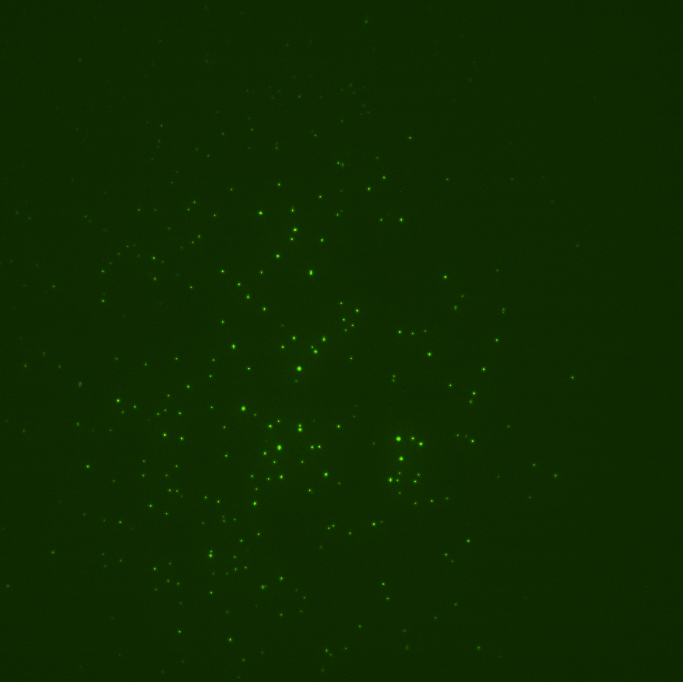
#> input picture Raw data_All images/0k_29 images/yen/D2_NoFlow_2percentSDSPBS_450xdilBatch3vWF_Area2.jpg, 2048 x 2044 px (shown at 1/3 size); its folder holds only this picture in this run
$ jupyter execute --allow-errors 20k.ipynb
#> lines starting #> are read from the running program, lines starting #| are printed output that depends on the picture; after the words box and inside, x2 and y2 are one past the last pixel; in counts of white or black regions, pixels touching at a corner belong together
#> further down, image is the input picture: PIL image 2048x2044 RGB; mean R, G, B 14.8, 42.3, 0.6
#> `image_gray = rgb2gray(img_array)`:
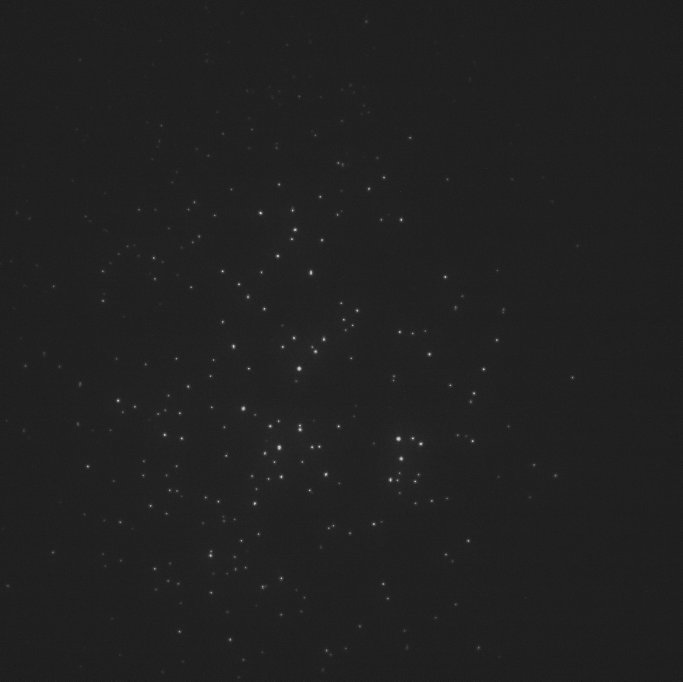
#> image_gray: shape (2044, 2048) float64 (shown at 1/3 size); min 0, max 0.796, mean 0.131
#> `thresh = threshold_yen(image)`: thresh = 0.269
#> `binary = image <= thresh`:
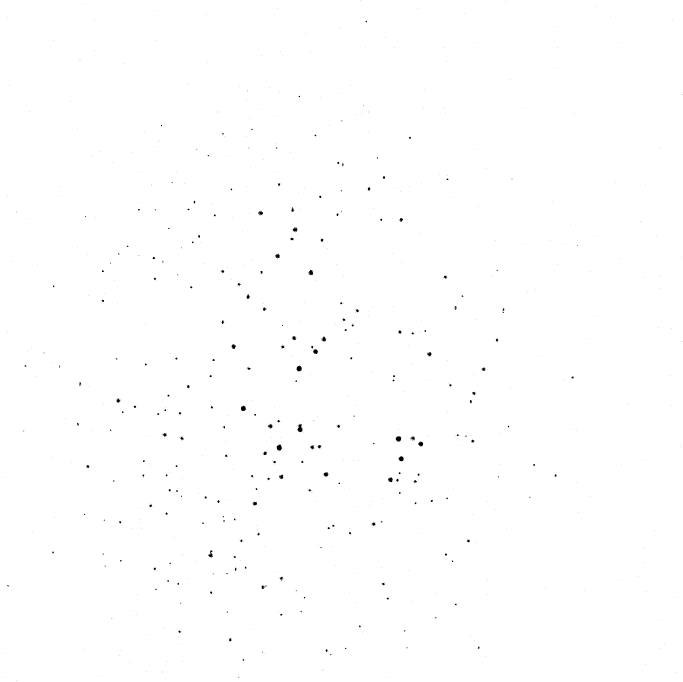
#> binary: shape (2044, 2048) bool (shown at 1/3 size); 99.8% white; 731 black regions (578 under 20 px), largest, box (x1, y1, x2, y2) and area: (892, 1272, 908, 1297) 241, (830, 1333, 846, 1354) 210, (1187, 1309, 1204, 1325) 201
#> `bw = closing(image > thresh, square(3))`:
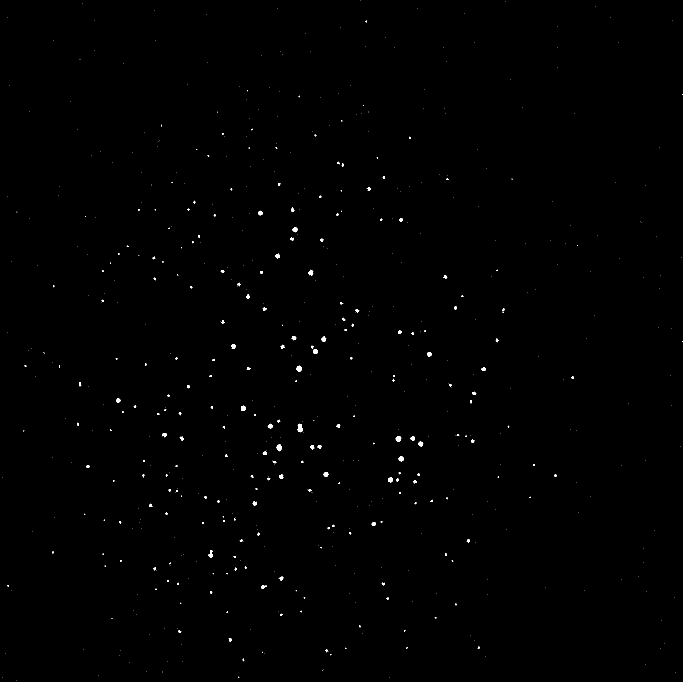
#> bw: shape (2044, 2048) bool (shown at 1/3 size); 0.25% white; 610 white regions (456 under 20 px), largest, box (x1, y1, x2, y2) and area: (892, 1271, 908, 1297) 271, (830, 1333, 846, 1354) 222, (890, 1097, 905, 1114) 205
#> `cleared = clear_border(bw)`: cleared: shape (2044, 2048) bool; 0.25% white; 608 white regions (454 under 20 px)
#> `label_image = label(cleared)`: label_image: shape (2044, 2048) int32; 609 distinct labels, from 0 to 608
#> `props = regionprops(label_image,intensity_image=image_gray, coordinate..`: props = 608 regions; largest, box (x1, y1, x2, y2) and area: (892, 1271, 908, 1297) 271, (830, 1333, 846, 1354) 222, (890, 1097, 905, 1114) 205, (1187, 1309, 1204, 1325) 203, (723, 1217, 738, 1233) 179
[cell 1]
import numpy as np
import matplotlib.pyplot as plt
import pandas as pd

from PIL import Image
from pylab import *
from pathlib import Path
from skimage.color import rgb2gray
from skimage.measure import label, regionprops
from skimage.filters import threshold_yen
from skimage.filters import threshold_minimum
from skimage.morphology import closing, square
from skimage.segmentation import clear_border
from skimage.color import label2rgb

shear_rate_20k = pd.DataFrame(columns=['shear rate', 'eccentricity', 'convex_area',
                                      'major_axis_length','minor_axis_length','orientation'])

# iterate over all images in a certain folder
pathlist = Path('Raw data_All images/20k_4 images/yen').glob('**/*.jpg')
#> (the rest of this cell did not finish here and is left out)

$ run again, on Raw data_All images/0k_29 images/yen/Device2_NoFlow_Area4.jpg
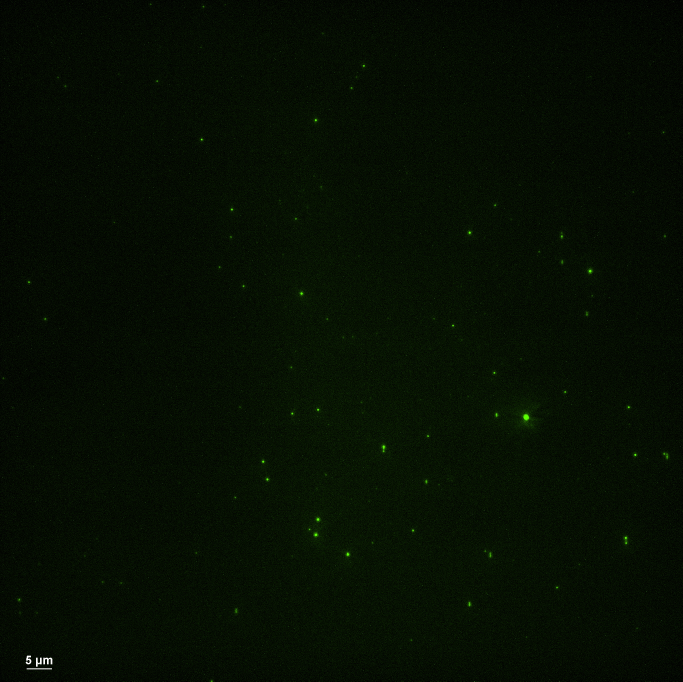
#> input picture Raw data_All images/0k_29 images/yen/Device2_NoFlow_Area4.jpg, 2048 x 2044 px (shown at 1/3 size)
#> image is the input picture: PIL image 2048x2044 RGB; mean R, G, B 5.8, 14.8, 2.5
#> thresh = 0.205
#> `binary = image <= thresh`:
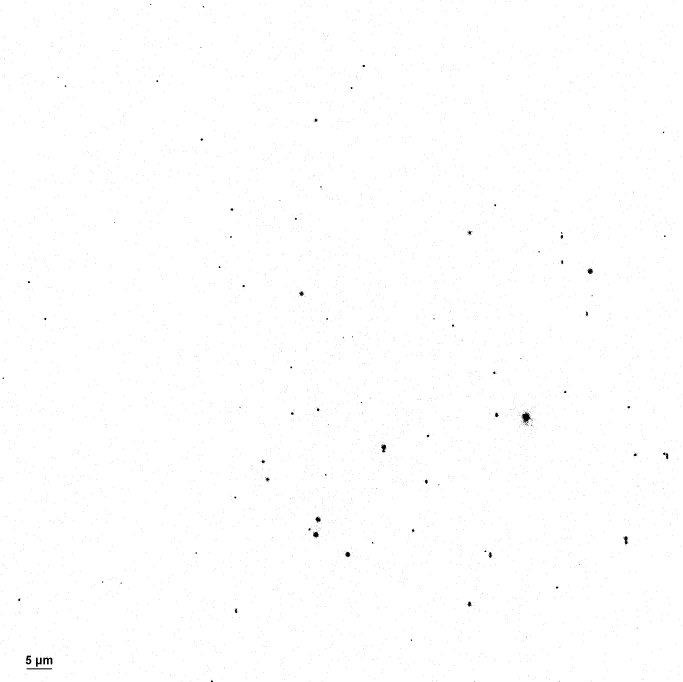
#> binary: shape (2044, 2048) bool (shown at 1/3 size); 99.8% white; 3981 black regions (3928 under 20 px), largest, box (x1, y1, x2, y2) and area: (1565, 1235, 1594, 1269) 499, (130, 1973, 157, 1993) 336, (108, 1973, 125, 2000) 263
#> `bw = closing(image > thresh, square(3))`:
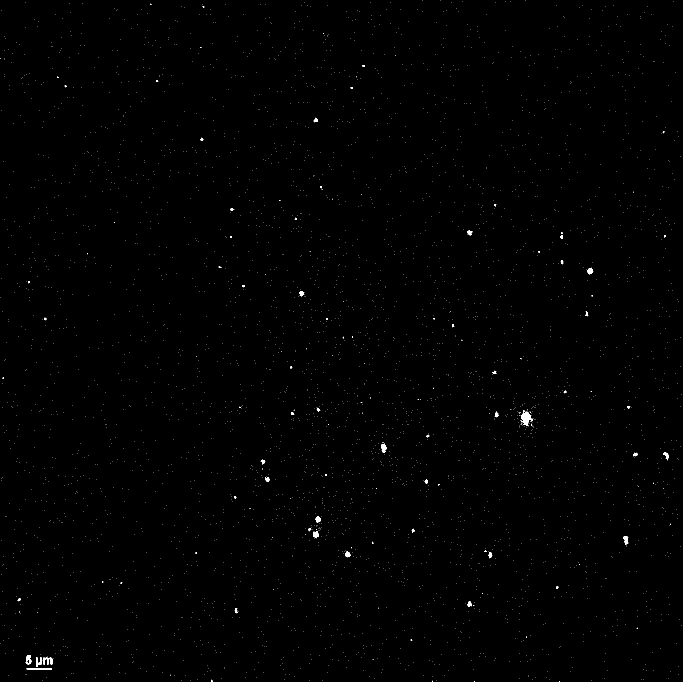
#> bw: shape (2044, 2048) bool (shown at 1/3 size); 0.24% white; 3815 white regions (3760 under 20 px), largest, box (x1, y1, x2, y2) and area: (1562, 1231, 1599, 1278) 802, (128, 1973, 157, 1993) 340, (1143, 1330, 1159, 1357) 288
#> cleared: shape (2044, 2048) bool; 0.24% white; 3807 white regions (3752 under 20 px)
#> label_image: shape (2044, 2048) int32; 3808 distinct labels, from 0 to 3807
#> props = 3807 regions; largest, box (x1, y1, x2, y2) and area: (1562, 1231, 1599, 1278) 802, (128, 1973, 157, 1993) 340, (1143, 1330, 1159, 1357) 288, (108, 1973, 125, 2000) 269, (77, 1967, 94, 1993) 258

$ run again, on Raw data_All images/0k_29 images/yen/Device3_NoFlow_Area1.jpg
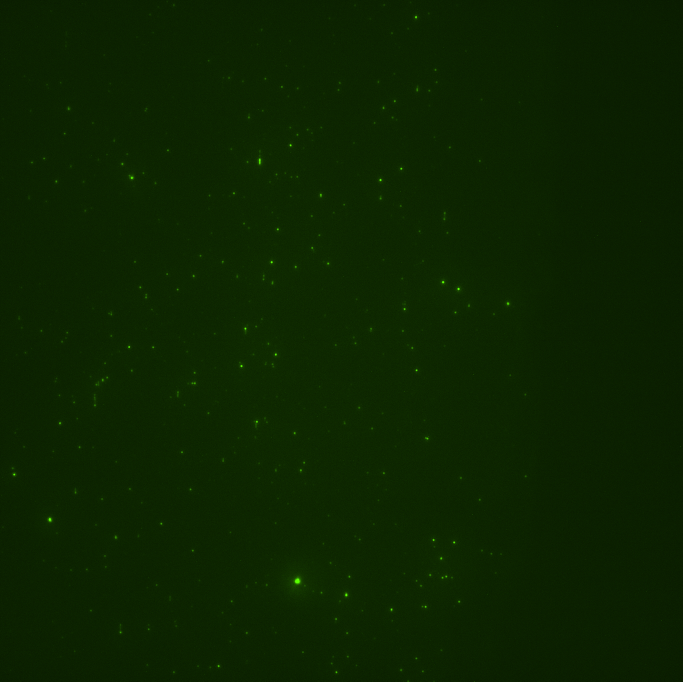
#> input picture Raw data_All images/0k_29 images/yen/Device3_NoFlow_Area1.jpg, 2048 x 2044 px (shown at 1/3 size)
#> image is the input picture: PIL image 2048x2044 RGB; mean R, G, B 12.5, 36.1, 0.6
#> thresh = 0.285
#> `binary = image <= thresh`:
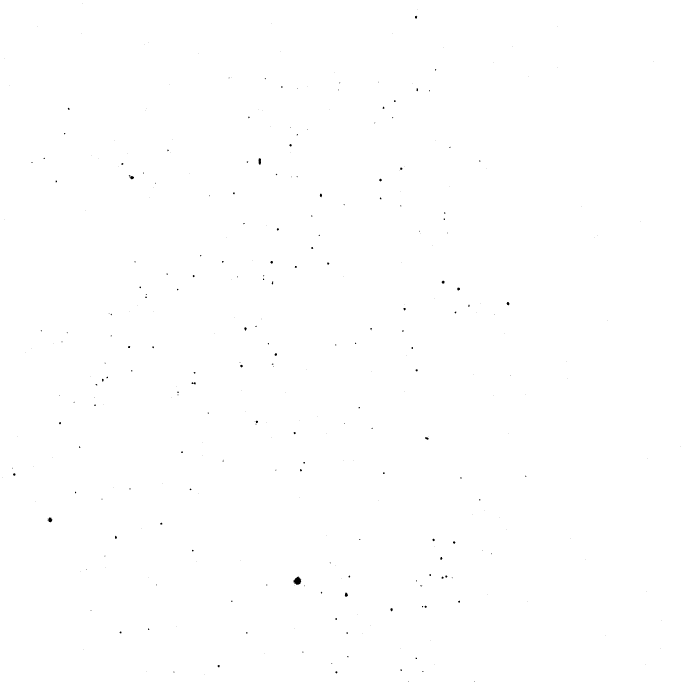
#> binary: shape (2044, 2048) bool (shown at 1/3 size); 99.9% white; 348 black regions (284 under 20 px), largest, box (x1, y1, x2, y2) and area: (880, 1729, 904, 1754) 385, (143, 1552, 157, 1567) 130, (775, 475, 783, 494) 119
#> `bw = closing(image > thresh, square(3))`:
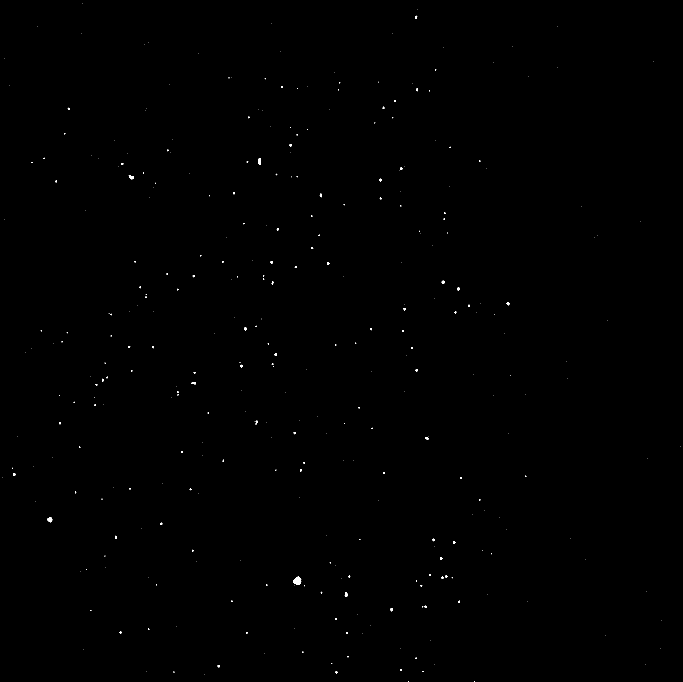
#> bw: shape (2044, 2048) bool (shown at 1/3 size); 0.1% white; 338 white regions (273 under 20 px), largest, box (x1, y1, x2, y2) and area: (880, 1729, 904, 1754) 407, (143, 1552, 157, 1567) 151, (775, 475, 783, 494) 122
#> cleared: shape (2044, 2048) bool; 0.1% white; 336 white regions (271 under 20 px)
#> label_image: shape (2044, 2048) int32; 337 distinct labels, from 0 to 336
#> props = 336 regions; largest, box (x1, y1, x2, y2) and area: (880, 1729, 904, 1754) 407, (143, 1552, 157, 1567) 151, (775, 475, 783, 494) 122, (386, 525, 402, 538) 117, (1034, 1777, 1044, 1790) 87
